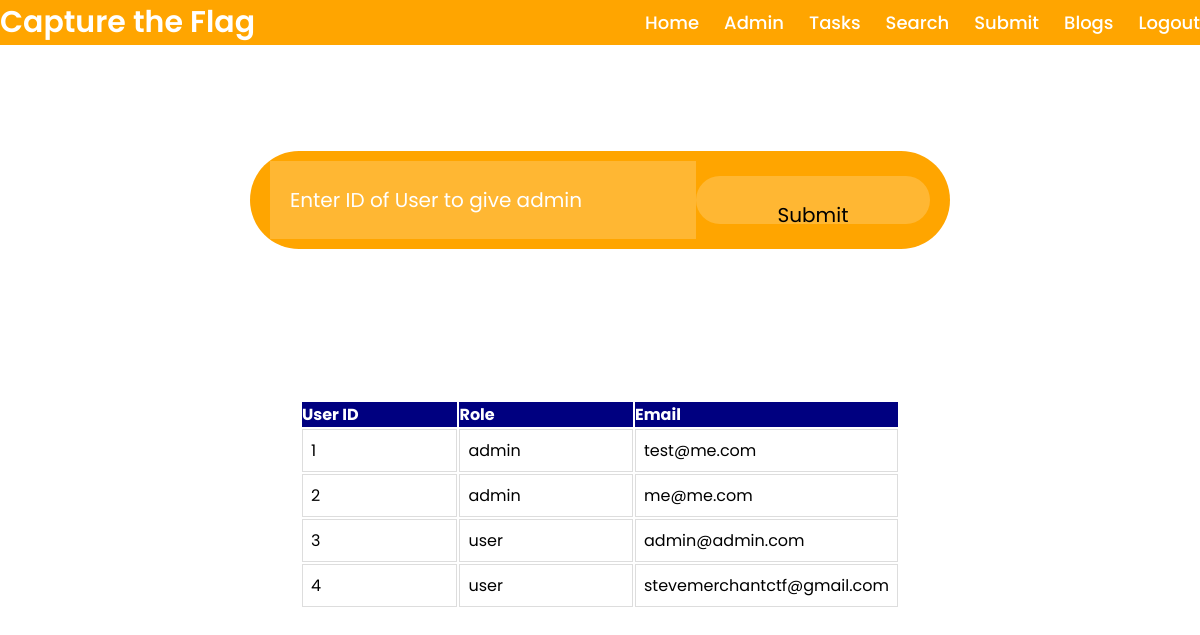
The page /privileges (signed in) on the database as committed earlier.
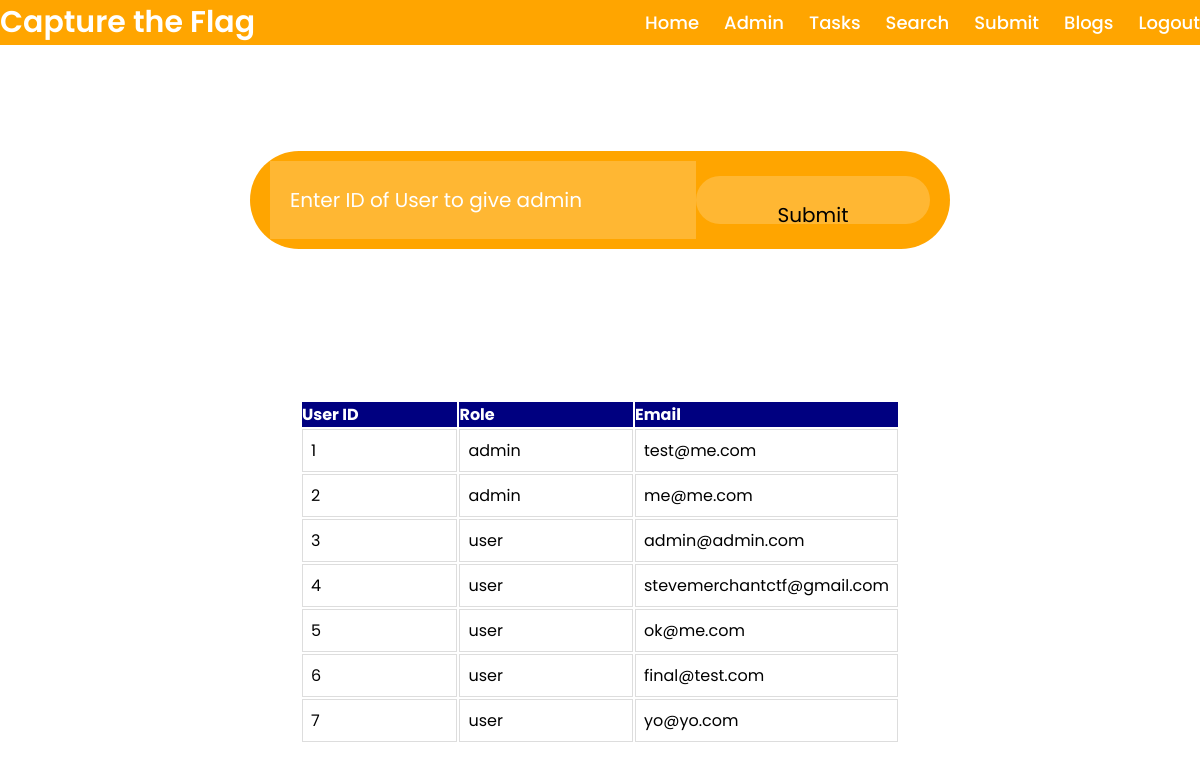
The same page on the database as committed later.
### app.py (models this page shows, shortened)
class users(db.Model, UserMixin):
    __tablename__ = 'users'
    id = db.Column(db.Integer, primary_key=True)
    role = db.Column(db.String(100), nullable=False, default='user')
    email = db.Column(db.String(100), nullable=False, unique=True)
    password = db.Column(db.String(100), nullable=False)
    flag_recon = db.Column(db.Integer, nullable=False, default=0)

### admin/views.py (the view, shortened to what this page needs)
@admin_blueprint.route('/privileges', methods=['GET', 'POST'])
@login_required
@requires_roles('admin')
def privileges():
    form = SearchForm()
    conn = sqlite3.connect('C:/Users/jacob/PycharmProjects/Capture/instance/ctf.db')
    c = conn.cursor()
    res = c.execute("SELECT * FROM users")
    return render_template('privileges.html', form=form, res=res)

### users/forms.py
class SearchForm(FlaskForm):
    name = StringField(validators=[DataRequired()])
    submit = SubmitField()

### app.py (called while the page is built)
def requires_roles(*roles):
    def wrapper(f):
        @wraps(f)
        def wrapped(*args, **kwargs):
            if current_user.role not in roles:
                return render_template('403.html')
            return f(*args, **kwargs)
        return wrapped
    return wrapper

@login_manager.user_loader
def load_user(user_id):
    return users.query.get(int(user_id))

### templates/privileges.html (shortened to what this page needs)
{% extends "base.html" %}
{% block content %}
<body>
<div class="container">
    <form method="POST" action="{{ url_for('admin.privileges') }}" class="search-bar">
        <label>
            {{ form.name(class="name", placeholder="Enter ID of User to give admin") }}
        </label>
        {{ form.submit(class="small-submit") }}
    </form>
</div>
<table>
    <tr>
        <th>User ID</th>
        <th>Role</th>
        <th>Email</th>
    </tr>
{% for row in res %}
    <tr>
        <td>{{ row[0] }}</td>
        <td>{{ row[1] }}</td>
        <td>{{ row[2] }}</td>
    </tr>
{% endfor %}
</table>
</body>
{% endblock %}

### templates/base.html (shortened to what this page needs)
<!DOCTYPE html>
<html lang="en">
<head>
    <link rel="stylesheet" href="/static/style.css">
    <link href='https://unpkg.com/boxicons@2.1.4/css/boxicons.min.css' rel='stylesheet'>
</head>
<body>
    <nav class="navbar">
        <div class="content">
            <div class="logo"><a href="#">Capture the Flag</a></div>
            <ul class="menu-list">
                <li><a href="{{ url_for('index') }}">Home</a></li>
            {% if current_user.is_authenticated and current_user.role=='admin'%}
                <li><a href="{{ url_for('admin.privileges') }}">Admin</a></li>
            {% endif %}
            {% if current_user.is_authenticated %}
                <li><a href="{{ url_for('users.tasks') }}">Tasks</a></li>
                <li><a href="{{ url_for('users.search') }}">Search</a></li>
                <li><a href="{{ url_for('users.submit') }}">Submit</a></li>
                <li><a href="{{ url_for('users.blogs') }}">Blogs</a></li>
                <li><a href="{{ url_for('users.logout') }}">Logout</a></li>
            {% endif %}
            </ul>
        </div>
    </nav>
{% block content %}
{% endblock %}
</body>
</html>

### static/style.css (style rules this page uses)
* { margin: 0; padding: 0; box-sizing: border-box; font-family: 'Poppins', sans-serif; }
.content { max-width: 1250px; margin: auto; }
.navbar { position: fixed; z-index: 5; width: 100%; background: orange; }
.navbar .content { display: flex; align-items: center; justify-content: space-between; background-color: orange; }
.navbar .menu-list { display:inline-flex; }
.menu-list li { list-style: none; }
.navbar .logo a { color: #fff; font-size: 30px; font-weight: 600; text-decoration: none; background-color: orange; }
.menu-list li a { color: #fff; font-size: 18px; font-weight: 500; margin-left: 25px; text-decoration: none; background-color: orange; }
.container { width: 100%; padding: 5%; min-height: 50vh; background-size: cover; display: flex; align-items: center; justify-content: center; }
.search-bar { width: 100%; max-width: 700px; background: orange; display: flex; align-items: center; border-radius: 60px; padding: 10px 20px; }
.search-bar input { background: rgba(255, 255, 255, 0.2); flex: 1; border: 0; outline: none; padding: 24px 20px; font-size: 20px; }
.small-submit { border: none; border-radius: 30px; font-size: 15px; height: 45px; outline: none; width: 10%; background: rgba(255,255,255,0.7); cursor: pointer; transition: .3s; }
table, th, td { margin-left: auto; margin-right: auto; margin-bottom: auto; width: 50%; height: 50%; }
th { background-color: navy; text-align: left; color: white; }
td { border: 1px solid #ddd; padding: 8px; background: white; }
li { display: inline; }

Rows that differ between the two databases and show on the page:
added users: id "5", role "user", email "ok@me.com"
added users: id "6", role "user", email "final@test.com"
added users: id "7", role "user", email "yo@yo.com"
